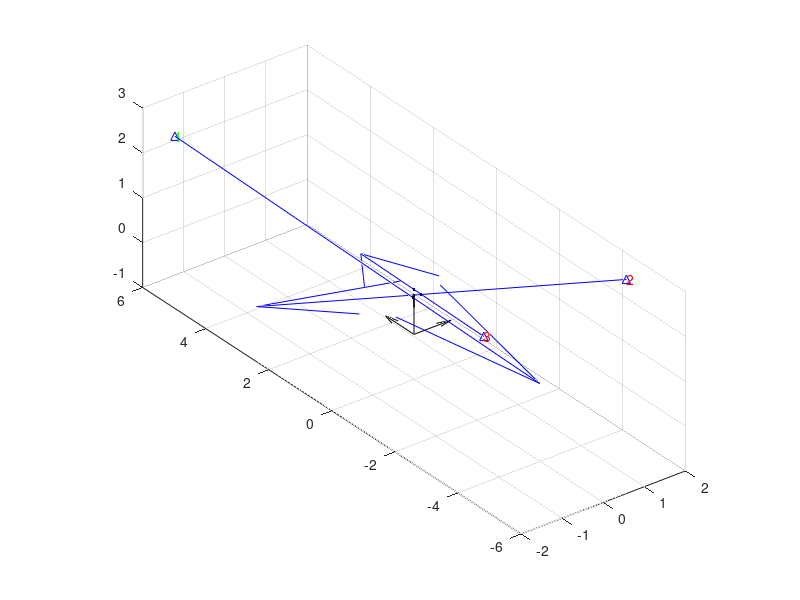

The MATLAB source for this figure: (Note: this script raises an error after producing the figure.)

%% Setup

O = zeros(3, 3);

ID = eye(3, 3);
ID_x = ID(1, :);
ID_y = ID(2, :);
ID_z = ID(3, :);

quiver3(O(1, :), O(2, :), O(3, :), ID_x, ID_y, ID_z, 'k'); % plot origin
grid on
daspect([1 1 1])
hold on

SINGLE_BASESTATION = false;
% SINGLE_BASESTATION = true;

RAYS_FAR_APART = false;
RAYS_FAR_APART = true;

% Base Station positions in World Frame: (in Meters)
B_1 = [-1.789562; 5.251678; 2.641019];
B_2 = [1.734847; -4.475452; 2.665298];
B_3 = [-1.759562; -4.505452; 2.635298];

if SINGLE_BASESTATION
    B_2 = B_1; % single base station
    B_3 = B_1; % single base station
end

plot3(B_1(1), B_1(2), B_1(3), 'b^-'); % plot Base Station
text(B_1(1), B_1(2), B_1(3), '1', 'Color', 'g')

plot3(B_2(1), B_2(2), B_2(3), 'b^-'); % plot Base Station
text(B_2(1), B_2(2), B_2(3), '2', 'Color', 'r')

plot3(B_3(1), B_3(2), B_3(3), 'b^-'); % plot Base Station
text(B_3(1), B_3(2), B_3(3), '3', 'Color', 'r')

% Artibary point on a Ray in World Frame (in Meters), to generate the Ray Vector
% Rp_1 = [- 0.1; - 0.1; 1 - 0.1];
% Rp_2 = [+ 0.1; + 0.1; 1 + 0.1];

Rp_1 = [- 0.1; - 0.1; 1 - 0.1];

if RAYS_FAR_APART
    Rp_2 = Rp_1 + [0.2; 0 ; 0];
    Rp_3 = Rp_1 + [0.1; 0.1 ; 0.1];
else
    Rp_2 = Rp_1 + [0.03; 0 ; 0];
    Rp_3 = Rp_1 + [0.0075; 0.0075 ; 0.0075];
end

plot3(Rp_1(1), Rp_1(2), Rp_1(3), 'k.-'); % plot Artibary point on Ray
plot3(Rp_2(1), Rp_2(2), Rp_2(3), 'k.-'); % plot Artibary point on Ray
plot3(Rp_3(1), Rp_3(2), Rp_3(3), 'k.-'); % plot Artibary point on Ray

% Unit Vector of Ray from Base Stations
u = (Rp_1 - B_1) / norm(Rp_1 - B_1);
v = (Rp_2 - B_2) / norm(Rp_2 - B_2);
g = (Rp_3 - B_3) / norm(Rp_3 - B_3);

% Simulated End of Ray
ray_length = 10;
R_1 = ray_length * u;
R_2 = ray_length * v;
R_3 = ray_length * g;

quiver3(B_1(1), B_1(2), B_1(3), R_1(1), R_1(2), R_1(3), 'b'); % plot Rays
quiver3(B_2(1), B_2(2), B_2(3), R_2(1), R_2(2), R_2(3), 'b');
quiver3(B_3(1), B_3(2), B_3(3), R_3(1), R_3(2), R_3(3), 'b');

% distance between Base Stations
fprintf('Distance Between BS 2 & 1: %f\n', norm(B_2 - B_1));
fprintf('Distance Between BS 3 & 1: %f\n', norm(B_3 - B_1));
fprintf('Distance Between BS 3 & 2: %f\n', norm(B_2 - B_3));

%% 2 Base Stations, 1 Sensor (Find Shortest Segment between Rays)


[Sc_1, Sc_2, d_c, k, d_c_k] = shortest_segment(B_1, u, B_2, v);
fprintf('Shortest Distance Between Rays from BS 1 & 2: %f\n', d_c);
plot3(Sc_1(1), Sc_1(2), Sc_1(3), 'b.-', Sc_2(1), Sc_2(2), Sc_2(3), 'b.-'); % plot Shortest Segment points
quiver3(Sc_1(1), Sc_1(2), Sc_1(3), d_c_k(1), d_c_k(2), d_c_k(3), 'b'); % plot Shortest Segment vector

[Sc_1, Sc_2, d_c, k, d_c_k] = shortest_segment(B_1, u, B_3, g);
fprintf('Shortest Distance Between Rays from BS 1 & 3: %f\n', d_c);
plot3(Sc_1(1), Sc_1(2), Sc_1(3), 'b.-', Sc_2(1), Sc_2(2), Sc_2(3), 'b.-'); % plot Shortest Segment points
quiver3(Sc_1(1), Sc_1(2), Sc_1(3), d_c_k(1), d_c_k(2), d_c_k(3), 'b'); % plot Shortest Segment vector

[Sc_1, Sc_2, d_c, k, d_c_k] = shortest_segment(B_2, v, B_3, g);
fprintf('Shortest Distance Between Rays from BS 2 & 3: %f\n', d_c);
plot3(Sc_1(1), Sc_1(2), Sc_1(3), 'b.-', Sc_2(1), Sc_2(2), Sc_2(3), 'b.-'); % plot Shortest Segment points
quiver3(Sc_1(1), Sc_1(2), Sc_1(3), d_c_k(1), d_c_k(2), d_c_k(3), 'b'); % plot Shortest Segment vector

% since Rays from Base Stations should surely touch the Sensor at the same
% point, the distance here should be zero.
% the extra distance may signify incorrect Base Station origins or lack of
% calibration

%%  2 Base Stations on 2 different Sensors (Best Fit of Segment between Rays)
%% Calc

w_0 = B_2 - B_1;

d_S = norm(Rp_2 - Rp_1);
q = (Rp_2 - Rp_1) / norm(Rp_2 - Rp_1);
d_S_q = d_S*q;
% D = d_S*q;
D = Rp_2 - Rp_1;

fprintf('Assumed Distance Between Sensors: %f\n', d_S);
% fprintf('Sensor Vector: [%f, %f, %f]\n', q(1), q(2), q (3));
fprintf('Sensor Vector: \n');
disp(D);

d_BS1 = norm(Rp_1 - B_1);
d_BS2 = norm(Rp_2 - B_2);
fprintf('Sensor_1 Distance from BS_1: %f\n', d_BS1);
fprintf('Sensor_2 Distance from BS_2: %f\n', d_BS2);

% Sp_1 = B_1 + d_BS1*u
% Sp_2 = B_2 + d_BS2*v

s_n = d_BS1;
% t_n = v\(d_S*q + s_n*u - w_0);
% t_n = mldivide(v, (d_S*q + s_n*u - w_0));
% t_n = (d_S*q + s_n*u - w_0).' * v ;
t_n = (D + s_n*u - w_0).' * v; 
    
Sn_1 = B_1 + s_n*u;
Sn_2 = B_2 + t_n*v;

%% Plot Calc

Sn_1_ = Sn_1;
Sn_2_ = Sn_2;

step_size = 0.05;
offset = 0;
offset = -step_size/2;
increments = 40;
for i=1:increments
%     disp(i)
    increment = (i-increments/2)*step_size + offset;

    s_n = d_BS1 + increment;
    
    x = w_0 - D - s_n*u;
    
%     t_n = v\(d_S*q + s_n*u - w_0);
%     t_n = v\(D + s_n*u - w_0);
%     t_n = v\(-x);
%     t_n = v\(s_n*u + D - w_0);
%     t_n = v\(s_n*u) + v\(D - w_0);
%     t_n = (v\u)*s_n + v\(D - w_0);
%     t_n = (v\u)*s_n + v\(D - w_0); % linear equation

    D_w = D - w_0;
    m = (v\u);
    c = v\(D_w);
    t_n = m*s_n + c; % linear equation
    
%     t_n = mldivide(v, (d_S*q + s_n*u - w_0));
%     t_n = (d_S*q + s_n*u - w_0).' * v;
%     t_n = (D + s_n*u - w_0).' * v; 
    
    Sn_1 = B_1 + s_n*u;
%     Sn_2 = B_2 + t_n*v;
%     Sn_2 = B_2 + ((d_S*q + s_n*u - w_0).' * v)*v;
%     Sn_2 = B_2 + (d_S*q + s_n*u - w_0).' * v*v;
%     Sn_2 = B_2 + (D + s_n*u - w_0).' * v*v;
    Sn_2 = B_2 + (D + s_n*u - w_0).' * v*v;

    k = (Sn_2 - Sn_1) / norm(Sn_2 - Sn_1);
    
%     d_n = norm(Sn_2 - Sn_1)
%     d_n = norm((B_2 + t_n*v) - (B_1 + s_n*u));
%     d_n = (Sn_2 - Sn_1).' * k;
    d_n = (Sn_2 - Sn_1).' * k;
    
    d_n_k = d_n * k;
    
%     d_error = d_n - d_S;
    d_error = abs(d_n - d_S);
%     d_error = sqrt(power(d_n - d_S, 2));
    
%     r_error = k - q;
    r_error = norm(k - q);
    t_error = d_error*r_error;
    
%     error = norm(d_n_k - d_S_q);
%     error = power(norm(d_n_k - d_S_q), 2);
%     error = power(norm(d_n_k - D), 2);
%     error = power( norm( w_0 +  t_n*v - s_n*u - D ), 2);
%     error = power( norm( w_0 +  ( (D + s_n*u - w_0).' * v )*v - s_n*u - D ), 2);
%     error = power( norm( w_0 +  (D + s_n*u - w_0).' * v*v - s_n*u - D ), 2);
%     error = power( norm( w_0 +  v\(D + s_n*u - w_0) *v - s_n*u - D ), 2);

%     error = power( norm( x + v\(-x) *v  ), 2);
%     error = power( norm( x + t_n *v  ), 2);
%     error = power( norm( x + ((v\u)*s_n + v\(D - w_0)) *v  ), 2);
%     error = power( norm( x + (v\u)*v*s_n + v\(D - w_0)*v ), 2);
%     error = power( norm( x + m*v*s_n + v\(D - w_0)*v ), 2);
    
%     v_error = x + m*v*s_n + c*v;
%     v_error = w_0 - D - s_n*u + m*v*s_n + c*v;
%     v_error = m*v*s_n - s_n*u + c*v +  w_0 - D;
%     v_error = s_n*m*v - s_n*u + (c*v +  w_0 - D);
%     v_error = s_n*(m*v - u) + (c*v +  w_0 - D);
    
%     m_v = (m*v - u);
%     c_v = (c*v +  w_0 - D);
%     m_v = ((v\u)*v - u);
%     c_v = (v\(D - w_0)*v +  w_0 - D);
%     v_error = s_n*m_v + c_v;
    
    v_error = s_n*(m*v - u) + (c*v - D_w);
    
    error = power( norm( v_error ), 2);
    
%     fprintf('%f, %f, %f, %f, %f, %f, %f \n', increment, s_n, t_n, d_n, d_error, r_error, t_error);
%     fprintf('%f \t %f \t %f \t %f \n', increment, s_n, t_n, error);
    fprintf('%f \t %f \t %f \t %f \t %f \t %f \t %f \n', increment, s_n, t_n, error, v_error(1), v_error(2), v_error(3));
    
    plot3(Sn_1(1), Sn_1(2), Sn_1(3), 'g.-', Sn_2(1), Sn_2(2), Sn_2(3), 'g.-');
    quiver3(Sn_1(1), Sn_1(2), Sn_1(3), d_n_k(1), d_n_k(2), d_n_k(3), 'g');

    plot3(s_n, t_n, error, 'g.-');
    
    dist1 = norm(Sn_1 - Sn_1_);
    dist2 = norm(Sn_2 - Sn_2_);
    
    Sn_1_ = Sn_1;
    Sn_2_ = Sn_2;
end


D_w = D - w_0;
m = (v\u);
c = v\(D_w);

% t_f = m*s_f + c; % linear equation

a = (m*v - u);
b = (c*v - D_w);

% v_error = s_f*(m*v - u) + (c*v - D_w); % linear equation
% v_error = s_f*a + b; % linear equation

% s_no_error_linear = - (m*v - u) \ (c*v - D_w); % assuming v_error = 0, find s_f

% v_error_sequared = power( norm(s_f*a + b), 2); % quadratic equation for reference only, to show derivation
% v_error_sequared_diffed = 2*a*(a*s_f + b); %squared and differentiated by s_f
% s_no_error_quadratic = - b / a; % assuming v_error_sequared_diffed = 0, find s_f
% s_no_error_quadratic = - a \ b
% s_no_error_quadratic = - (m*v - u) \ (c*v - D_w); % same as s_no_error_linear

    
% syms W Dd S U V X
% e = power( norm( W +  V\(Dd + S*U - W) *V - S*U - Dd ), 2);
% diff(e, S)

% quiver3(S_2(1), S_2(2), S_2(3),-res(1),-res(2),-res(3), 'r');

%% Plot End

% legend({'B_1', 'B_2', 'Rp_1', 'Rp_2', 'Sa_1', 'Sa_2'});

hold off
